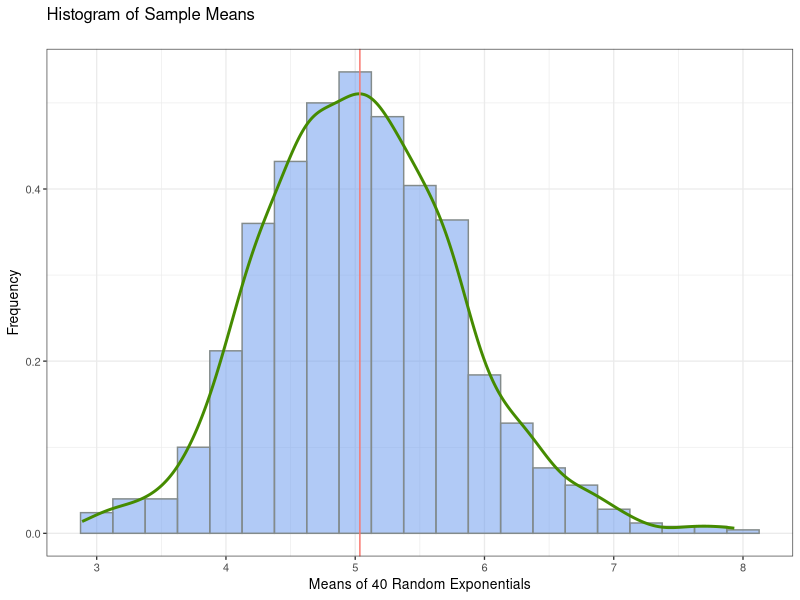
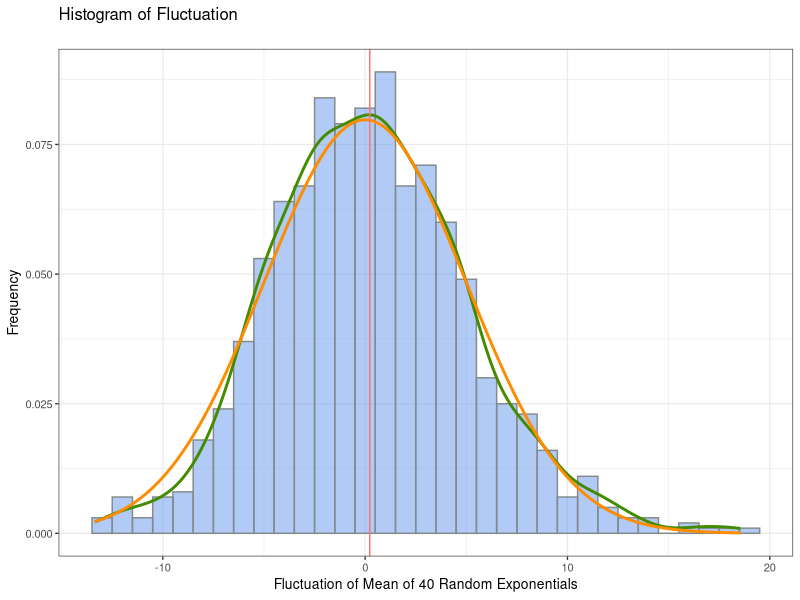
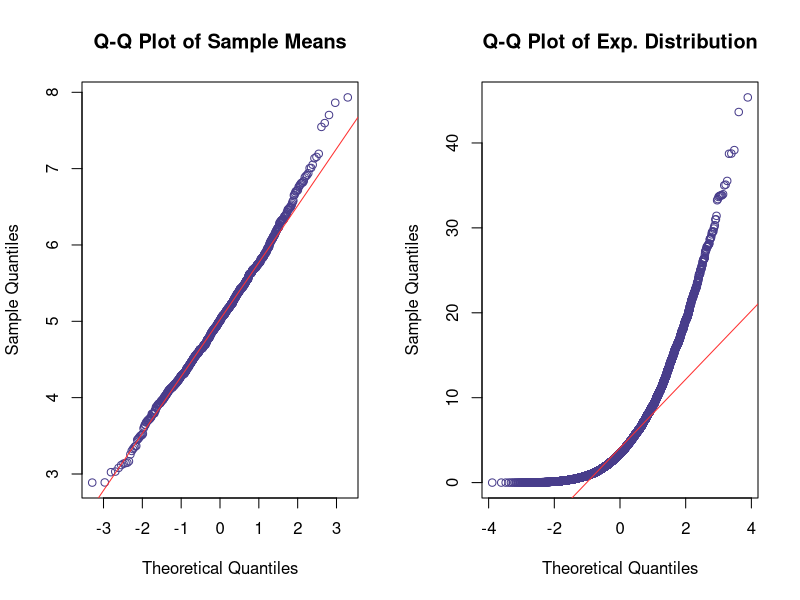
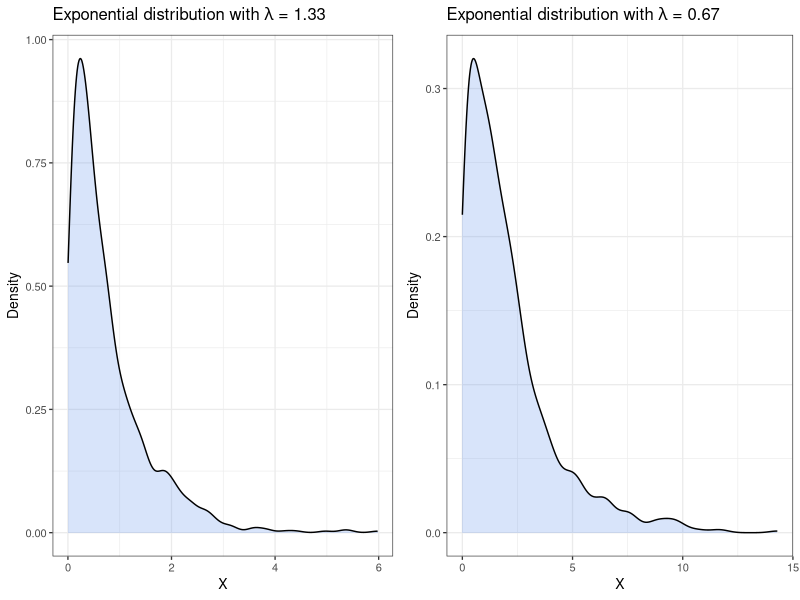

R code for these plots, in order:
## ---- chunk 1
suppressMessages(library(ggplot2))
suppressMessages(library(gridExtra))
suppressMessages(library(dplyr))
## ---- chunk 2
lambda <- .2
n <- 40
numSims <- 1000
mu <- 1 / lambda
simulations <- data.frame(t(replicate(numSims, rexp(n, lambda)))) %>%
  mutate(xBar = rowMeans(.), flux = sqrt(n) * (xBar - mu))
## ---- chunk 3
ggplot(simulations, aes(x=xBar)) +
  ggtitle("Histogram of Sample Means\n") +
  labs(x = "Means of 40 Random Exponentials", y = "Frequency") +
  geom_histogram(aes(y = ..density..), col = "azure4", fill = "cornflowerblue", alpha = .5, binwidth = .25) +
  geom_density(color = "chartreuse4", size = 1) +
  geom_vline(aes(xintercept = mean(xBar), color = "firebrick"), show.legend = FALSE) +
  theme_bw(base_size = 10)
## ---- chunk 4
confInt <- t.test(simulations$xBar)$conf.int
sampleMean <- mean(simulations$xBar)
data.frame(Mean = c(sampleMean, mu), row.names = c("Sample", "Theoretical"))
lowerCI <- confInt[1]
upperCI <- confInt[2]
## ---- chunk 5
sigmaSq <- (1 / (lambda^2)) / n
sampleVariance <- var(simulations$xBar)
data.frame(Variance = c(sampleVariance, sigmaSq), row.names = c("Sample", "Theoretical"))
## ---- chunk 6
ggplot(simulations, aes(x=flux)) +
  ggtitle("Histogram of Fluctuation\n") +
  labs(x = "Fluctuation of Mean of 40 Random Exponentials", y = "Frequency") +
  geom_histogram(aes(y = ..density..), col = "azure4", fill = "cornflowerblue", alpha = .5, binwidth = 1) +
  geom_density(color = "chartreuse4", size = 1) +
  stat_function(fun = dnorm, color = "darkorange", size = 1, args = list(mean = 0, sd = 5)) +
  geom_vline(aes(xintercept = mean(flux), color = "firebrick"), show.legend = FALSE) +
  theme_bw(base_size = 10)
## ---- chunk 7
fluxMean <- mean(simulations$flux)
fluxSd <- sd(simulations$flux)
data.frame(Value = c(fluxMean, fluxSd), row.names = c("Mean", "Standard Deviation"))
## ---- chunk 8
bigSim <- rexp(10000, .2)
par(mfrow=c(1,2))
qqnorm(y = simulations$xBar, col = "darkslateblue", main = "Q-Q Plot of Sample Means")
qqline(y = simulations$xBar, col = "firebrick1")
qqnorm(y = bigSim, col = "darkslateblue", main = "Q-Q Plot of Exp. Distribution")
qqline(y = bigSim, col = "firebrick1")
## ---- chunk 9
ex1 <- data.frame(val = rexp(1000, 1.33))
ex1Plot <-  ggplot(ex1, aes(x=val)) + 
  geom_density(col = "black", fill = "cornflowerblue", alpha = .25) +
  ggtitle(expression(paste("Exponential distribution with ", lambda, " = 1.33"))) +
  labs(x = "X", y = "Density") +
  theme_bw(base_size = 10)

ex2 <- data.frame(val = rexp(1000, .5))
ex2Plot <-  ggplot(ex2, aes(x=val)) + 
  geom_density(col = "black", fill = "cornflowerblue", alpha = .25) +
  ggtitle(expression(paste("Exponential distribution with ", lambda, " = 0.67"))) +
  labs(x = "X", y = "Density") +
  theme_bw(base_size = 10)

grid.arrange(ex1Plot, ex2Plot, nrow=1, ncol=2)
